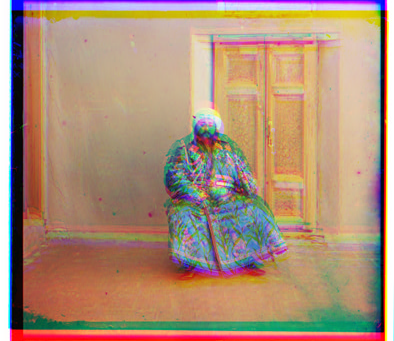
#> input picture lab3/image3-color.png, 394 x 341 px, given as the content of the folder image3-color.png, which was not available
$ python main.py image3-color.png
#> lines starting #> are read from the running program, lines starting #| are printed output that depends on the picture; pictures that were not available may be replaced by others from this repository, and a replacement may not be noted
# Importing required libraries
import os
import sys
import math
import numpy as np

from PIL import Image, ImageChops, ImageFilter

images_location= sys.argv[-1]

def extract_file_location(location):
    '''
    Extracts the paths of all images in a given directory

    Input:
        location - string
    Output:
        files_paths - list of strings
    '''
#> called with location = 'image3-color.png'

    file_paths= dict()

    for root, directory, files in os.walk(location):
        for each_file in files:
            file_paths[each_file]= os.path.join(root, each_file)

    return file_paths

def extract_image_data(img_path):
    '''
    Reads image data from the given path

    Input:
        img_path - string
    Output:
        img_data - dictionary with PIL jpeg image file (both L & RGB data)
    '''
#> called with img_path = '_only/image3-color.png'

    img_data= dict()
    if os.path.isfile(img_path):
        temp_img= Image.open(img_path)
#> temp_img is the input picture: PIL image 394x341 RGB; mean R, G, B 173.1, 142.5, 119.9
        img_data['Original']= dict()
        img_data['Original']['L']= temp_img
        img_data['Original']['RGB']= temp_img.convert('RGB')
        return img_data
    else:
        FileNotFoundError

def drop_border(image):
    '''
    Removes the border around the given image
    Ref: https://www.stackoverflow.com/questions/19271692/removing-borders-from-an-image-in-python

    Input:
        image - PIL jpeg image file
    Output:
        cropped image - PIL jpeg image file
    '''

    img_bg= Image.new(
        mode= image.mode,
        size= image.size,
        color= image.getpixel((0, 0))
    )
    img_dif= ImageChops.difference(
        image1= image,
        image2= img_bg
    )
    img_dif= ImageChops.add(
        image1= img_dif,
        image2= img_dif,
        scale= 2.0,
        offset= -100
    )
    img_box= img_dif.getbbox()
    if img_box:
        return image.crop(img_box)
    else:
        print('Could not crop')

def channel_overlay(img_data):
    '''
    Merges the R, G, & B channel, and saves the image as 'image*-color.png'

    Input:
        img_data - Dictionary of PIL jpeg image data (both L & RGB)
    Output:
        Saves color images in main directory
    '''

    for img_key, img_data in img_data.items():
        image= img_data['Original']['RGB']
        (img_w, img_h)= image.size

        img_b= image.crop((0, 0, img_w, math.floor(img_h/3)))
        img_g= image.crop((0, math.floor(img_h/3), img_w, math.floor(2*img_h/3)))
        img_r= image.crop((0, math.floor(2*img_h/3), img_w, img_h-1))

        img_b= img_b.split()[2]
        img_g= img_g.split()[1]
        img_r= img_r.split()[0]

        Image.merge('RGB', (img_r, img_g, img_b)).save(img_key[:6]+'-color.png')

# [153 lines left out: functions ssd, ncc, not called in this run]

if __name__ == '__main__':
    image_paths= extract_file_location(location= images_location)

    image_data= dict()
    for image_key, image_path in image_paths.items():
        image_data[image_key]= extract_image_data(img_path= image_path)

    for image_key, each_image_data in image_data.items():
        image_data[image_key]['Borderless']= dict()
        image_data[image_key]['Borderless']['L']= drop_border(image= each_image_data['Original']['L'])
        image_data[image_key]['Borderless']['RGB']= drop_border(image= each_image_data['Original']['RGB'])
#> this loop made 1 pass
#> image_key on pass 1: 'image3-color.png'
#> pass 1, in drop_border, `img_dif= ImageChops.difference( image1= image, image2= img_bg )`:
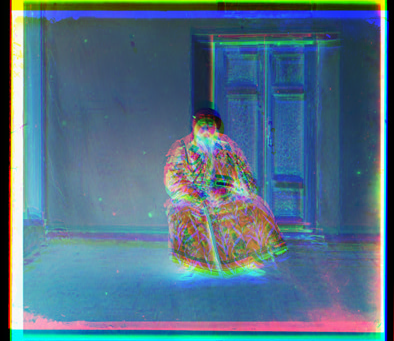
#> img_dif: PIL image 394x341 RGB; mean R, G, B 81.9, 112.5, 134.1
#> pass 1, in drop_border, `img_dif= ImageChops.add( image1= img_dif, image2= img_dif, scale= 2.0,..`:
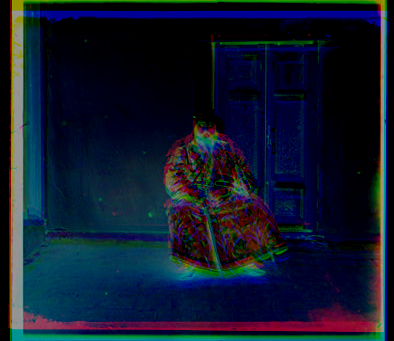
#> img_dif: PIL image 394x341 RGB; mean R, G, B 15.9, 26, 44.2
#> after the loop, image_data = 1 item
#> the loop in channel_overlay, `for img_key, img_data in img_data.items():` made 1 pass
#> (img_key, img_w, img_h) on pass 1: ('image3-color.png', 394, 341)
#> pass 1, in channel_overlay, `img_b= image.crop((0, 0, img_w, math.floor(img_h/3)))`:
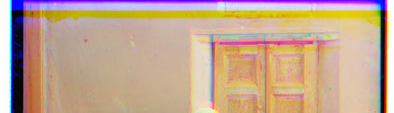
#> img_b: PIL image 394x113 RGB; mean R, G, B 196, 166, 144.6
#> pass 1, in channel_overlay, `img_g= image.crop((0, math.floor(img_h/3), img_w, math.floor(2*img_h/3..`:
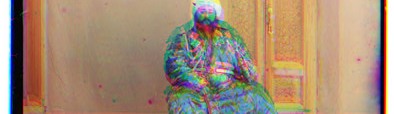
#> img_g: PIL image 394x114 RGB; mean R, G, B 163.4, 139.3, 116.5
#> pass 1, in channel_overlay, `img_r= image.crop((0, math.floor(2*img_h/3), img_w, img_h-1))`:
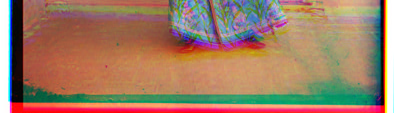
#> img_r: PIL image 394x113 RGB; mean R, G, B 159.2, 122.9, 99.5
#> pass 1, in channel_overlay, `img_b= img_b.split()[2]`:
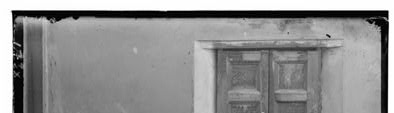
#> img_b: PIL image 394x113 L; min 0, max 255, mean 144.6

    # Part-1
    # Color-channel overlay
#> (the run stopped early here; a loop or call above may not have finished)

$ run again, on lab3/image4-color.png
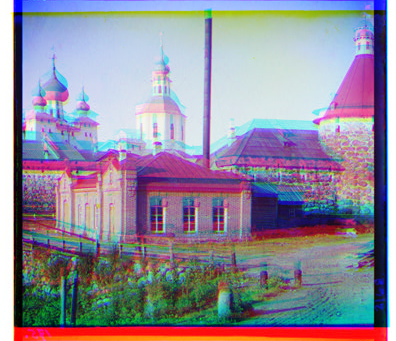
#> input picture lab3/image4-color.png, 396 x 341 px, given as the content of the folder image4-color.png, which was not available
#> in extract_image_data, temp_img is the input picture: PIL image 396x341 RGB; mean R, G, B 144.9, 139.5, 155.8
#> the loop `for image_key, each_image_data in image_data.items():` made 1 pass
#> image_key on pass 1: 'image4-color.png'
#> pass 1, in drop_border, `img_dif= ImageChops.add( image1= img_dif, image2= img_dif, scale= 2.0,..`:
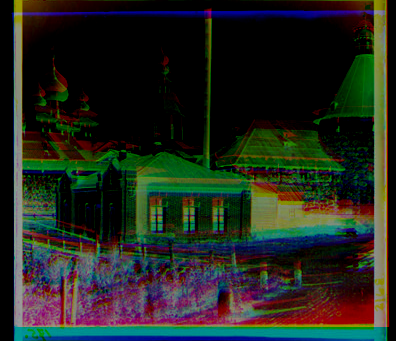
#> img_dif: PIL image 396x341 RGB; mean R, G, B 34.1, 39.6, 30.9
#> after the loop `for image_key, each_image_data in image_data.items():`: image_data = 1 item
#> the loop in channel_overlay, `for img_key, img_data in img_data.items():` made 1 pass
#> (img_key, img_w, img_h) on pass 1: ('image4-color.png', 396, 341)
#> pass 1, in channel_overlay, `img_b= img_b.split()[2]`:
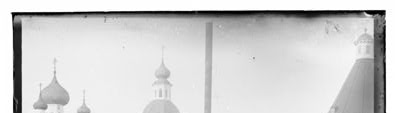
#> img_b: PIL image 396x113 L; min 0, max 255, mean 208.1

$ run again, on lab3/image5-color.png
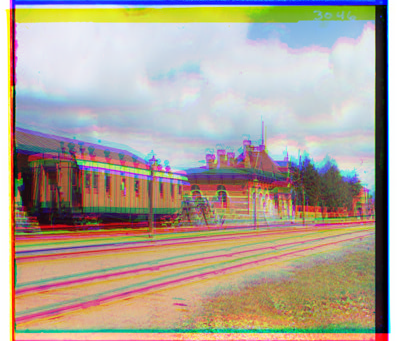
#> input picture lab3/image5-color.png, 397 x 341 px, given as the content of the folder image5-color.png, which was not available
#> in extract_image_data, temp_img is the input picture: PIL image 397x341 RGB; mean R, G, B 175.3, 163.8, 151.4
#> the loop `for image_key, each_image_data in image_data.items():` made 1 pass
#> image_key on pass 1: 'image5-color.png'
#> pass 1, in drop_border, `img_dif= ImageChops.add( image1= img_dif, image2= img_dif, scale= 2.0,..`:
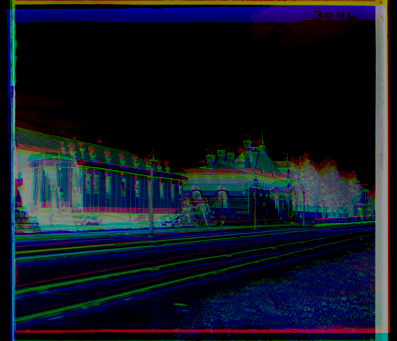
#> img_dif: PIL image 397x341 RGB; mean R, G, B 17.3, 23.1, 34.9
#> after the loop `for image_key, each_image_data in image_data.items():`: image_data = 1 item
#> the loop in channel_overlay, `for img_key, img_data in img_data.items():` made 1 pass
#> (img_key, img_w, img_h) on pass 1: ('image5-color.png', 397, 341)
#> pass 1, in channel_overlay, `img_b= img_b.split()[2]`:
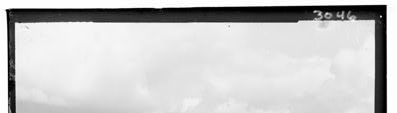
#> img_b: PIL image 397x113 L; min 0, max 255, mean 200.3
